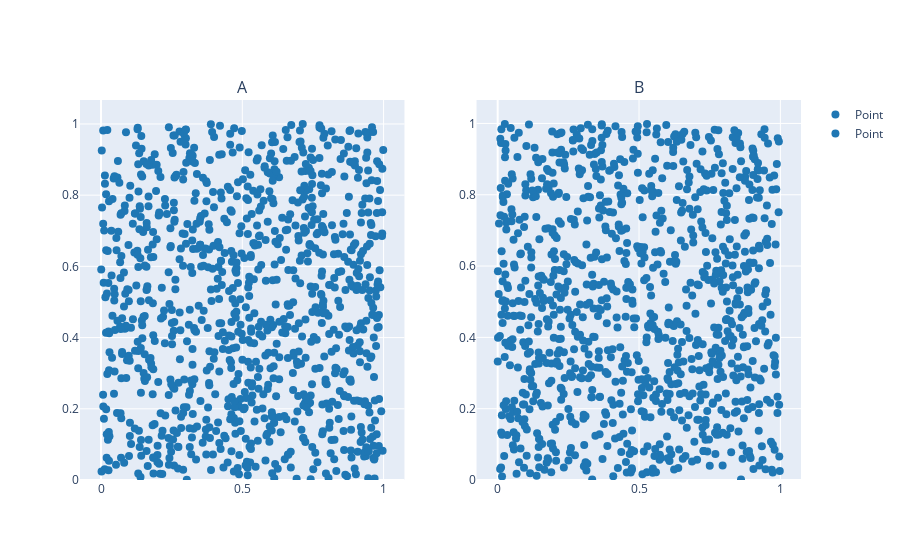

This figure's notebook cell:
### Code cell
x = np.random.random(1000)
y = np.random.random(1000)
df = pd.DataFrame({'x': x, 'y': y})
df['category'] = 'A'

x = np.random.random(1000)
y = np.random.random(1000)
df2 = pd.DataFrame({'x': x, 'y': y})
df2['category'] = 'B'

df = pd.concat([df, df2], axis=0)

ggplot(df, aes(x='x', y='y')) + geom_point() + facet_wrap('category')

### Figure 1 — Plotly figure (JSON) as saved in the notebook; plotly's stock layout.template omitted (floating-point values rounded to 4 significant figures; data arrays with more than 128 entries replaced by an {"elided": "..."} marker saying what was removed)
{"data": [{"marker": {"color": "#1f77b4", "size": 8}, "mode": "markers", "name": "Point", "opacity": 1, "showlegend": true, "type": "scatter", "x": {"elided": "1000 float values"}, "xaxis": "x", "y": {"elided": "1000 float values"}, "yaxis": "y"}, {"marker": {"color": "#1f77b4", "size": 8}, "mode": "markers", "name": "Point", "opacity": 1, "showlegend": true, "type": "scatter", "x": {"elided": "1000 float values"}, "xaxis": "x2", "y": {"elided": "1000 float values"}, "yaxis": "y2"}], "layout": {"annotations": [{"font": {"size": 16}, "showarrow": false, "text": "A", "x": 0.225, "xanchor": "center", "xref": "paper", "y": 1, "yanchor": "bottom", "yref": "paper"}, {"font": {"size": 16}, "showarrow": false, "text": "B", "x": 0.775, "xanchor": "center", "xref": "paper", "y": 1, "yanchor": "bottom", "yref": "paper"}], "legend": {"x": 1.02, "xanchor": "left", "y": 1, "yanchor": "top"}, "showlegend": true, "xaxis": {"anchor": "y", "domain": [0, 0.45]}, "xaxis2": {"anchor": "y2", "domain": [0.55, 1]}, "yaxis": {"anchor": "x", "domain": [0, 1], "rangemode": "tozero"}, "yaxis2": {"anchor": "x2", "domain": [0, 1], "rangemode": "tozero"}}}
